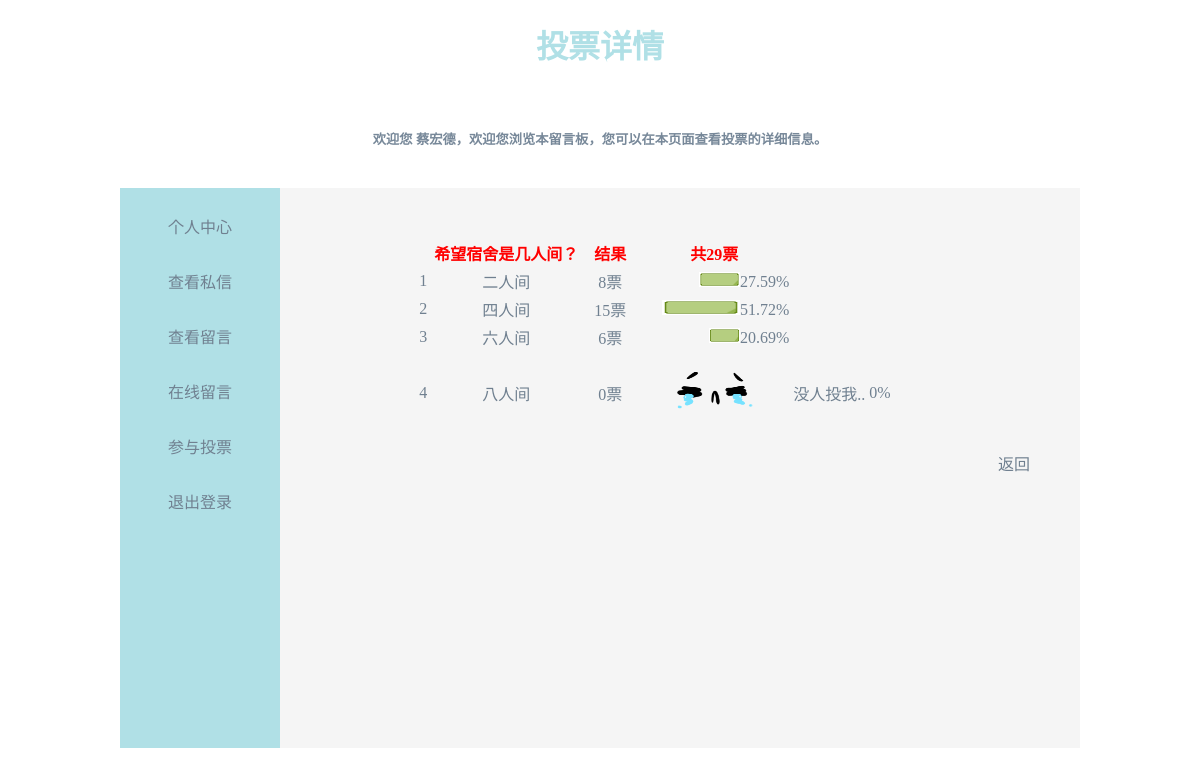
Page /vote_info.php?id=2 (signed in) on the committed database.
### tables this page shows
CREATE TABLE IF NOT EXISTS `lyb_vote_item` (
  `id` int(11) NOT NULL AUTO_INCREMENT,
  `vote_id` int(11) NOT NULL,
  `item_name` varchar(60) NOT NULL,
  `vote_num` int(11) NOT NULL,
  PRIMARY KEY (`id`)
);

### vote_info.php (the view, shortened to what this page needs)
<?php
require_once 'comm.php';
$id = $_GET['id'];
$sql_votename = "select title from lyb_vote_main where id='".$id."'";
$result_name = mysqli_query($link,$sql_votename);
$vote_name = mysqli_fetch_array($result_name);
$sql_voteitem = "select * from lyb_vote_item where vote_id='".$id."'";
$result_item = mysqli_query($link, $sql_voteitem);
$sql_sumVote = "select SUM(vote_num) AS sumVote from lyb_vote_item where vote_id='".$id."'";
$result_sumVote = mysqli_query($link, $sql_sumVote);
$row_sumVote = mysqli_fetch_array($result_sumVote);
?>
<!DOCTYPE html>
<html>
<head>
	<link rel="stylesheet" type="text/css" href="css/lyb.css">
</head>
<body>
<center>
<div id="top">
	<h1>投票详情</h1><br/>
	<h5>欢迎您 <?php echo $_SESSION['user']; ?>，欢迎您浏览本留言板，您可以在本页面查看投票的详细信息。</h5><br/>
</div>
<div id="container">
	<div id="navi">
	<ul>
		<li><a href="person.php">个人中心</a></li>
		<li><a href="sx.php">查看私信</a></li>
		<li><a href="view.php">查看留言</a></li>
		<li><a href="message.php">在线留言</a></li>
		<li><a href="vote.php">参与投票</a></li>
		<li><a href="login.php?action=out">退出登录</a></li>
	</ul>
	</div>
	<div id="info">
		<table>
			<tr style='color:red'>
			<th align=center></th>
			<th align=center width="150px"><?php print_r($vote_name['title']); ?></th>
			<th align=center width="50px">结果</th>
			<th align=center width="150px">共<?php echo ($row_sumVote['sumVote']); ?>票</th>
			</tr>
			<?php
				$num = 0;
				while ($row_item_count = mysqli_fetch_assoc($result_item)) {
					echo "<tr>";
					echo "<td align=center>".++$num."</td>";
					echo "<td align=center>".$row_item_count['item_name']."</td>";
					echo "<td align=center>".$row_item_count['vote_num']."票</td>";
					if($row_sumVote['sumVote']==0){
						echo "<td align=center>0%</td>";
						echo "<td align=center><img width='35' height='35' src='images/sad.png'></td>";
						echo "<td align=center>暂时还没有人投票哦</td>";
					}else {
					if ($row_item_count['vote_num']==0){
						echo "<td align=center><img width='95' height='75' src='images/sad2.png'></td>";
						echo "<td align=left>没人投我..</td>";
						echo "<td align=left>0%</td>";
					}else {
						echo "<td align=right><img height=15 src='images/pic.gif' width='".round((100*$row_item_count['vote_num']/$row_sumVote['sumVote']),2)."%'>".round((100*$row_item_count['vote_num']/$row_sumVote['sumVote']),2)."%</td>";
					}
					echo "</tr>";
					}
				}
			?>
		</table>
		<ul>
		<li align="right"><a href="#" onClick="javascript :history.go(-1);">返回</a></li>
		</ul>
	</div>
</div>
</body>
</html>

### css/lyb.css (style rules this page uses)
h1 { color: #B0E0E6; font-weight: bold; }
h5 { color: #778899; }
ul { list-style: none; }
a { text-decoration: none; color: #708090; }
#container { width: 910px; }
#navi { float: left; height: 410px; background: #B0E0E6; }
#navi li { height: 45px; width: 80px; padding-top: 10px; padding-right: 40px; }
#info { float: right; color: #708090; height: 400px; width: 750px; background-color: #F5F5F5; padding-top: 10px; }

### vote_info.php (style rules this page uses)
#container { width: 960px; }
#navi { height: 560px; }
#navi li { padding-right: 40px; }
#info { height: 510px; width: 750px; padding-top: 50px; padding-right: 50px; }

### rows in the picture
lyb_vote_item: item_name "二人间", vote_num "8", sumVote "27.59"
lyb_vote_item: item_name "四人间", vote_num "15", sumVote "51.72"
lyb_vote_item: item_name "六人间", vote_num "6", sumVote "20.69"
lyb_vote_item: item_name "八人间", vote_num "0"

### other values in the picture
$_SESSION['user'] "蔡宏德"
$row_sumVote['sumVote'] "29"
